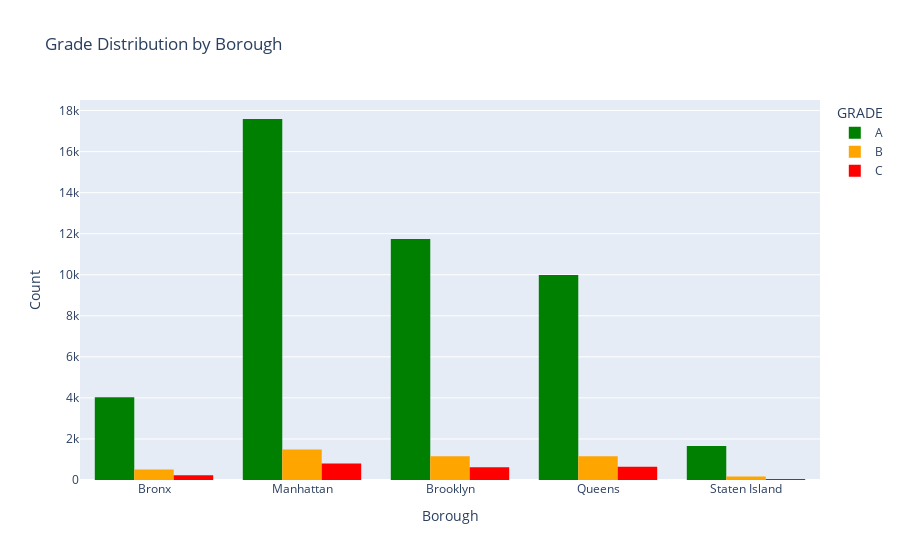

This figure's notebook cell:
### Code cell
# Grade by borough
fig = px.histogram(df, x='BORO', color='GRADE',
                   title='Grade Distribution by Borough',
                   barmode='group',
                   color_discrete_map={'A': 'green', 'B': 'orange', 'C': 'red'})
fig.update_layout(xaxis_title='Borough', yaxis_title='Count')
fig.show()

### Figure 1 — Plotly figure (JSON) as saved in the notebook; plotly's stock layout.template omitted (floating-point values rounded to 4 significant figures; data arrays with more than 128 entries replaced by an {"elided": "..."} marker saying what was removed)
{"data": [{"alignmentgroup": "True", "bingroup": "x", "hovertemplate": "GRADE=A<br>BORO=%{x}<br>count=%{y}<extra></extra>", "legendgroup": "A", "marker": {"color": "green", "pattern": {"shape": ""}}, "name": "A", "offsetgroup": "A", "orientation": "v", "showlegend": true, "type": "histogram", "x": {"elided": "45013 str values"}, "xaxis": "x", "yaxis": "y"}, {"alignmentgroup": "True", "bingroup": "x", "hovertemplate": "GRADE=B<br>BORO=%{x}<br>count=%{y}<extra></extra>", "legendgroup": "B", "marker": {"color": "orange", "pattern": {"shape": ""}}, "name": "B", "offsetgroup": "B", "orientation": "v", "showlegend": true, "type": "histogram", "x": {"elided": "4475 str values"}, "xaxis": "x", "yaxis": "y"}, {"alignmentgroup": "True", "bingroup": "x", "hovertemplate": "GRADE=C<br>BORO=%{x}<br>count=%{y}<extra></extra>", "legendgroup": "C", "marker": {"color": "red", "pattern": {"shape": ""}}, "name": "C", "offsetgroup": "C", "orientation": "v", "showlegend": true, "type": "histogram", "x": {"elided": "2351 str values"}, "xaxis": "x", "yaxis": "y"}], "layout": {"barmode": "group", "legend": {"title": {"text": "GRADE"}, "tracegroupgap": 0}, "title": {"text": "Grade Distribution by Borough"}, "xaxis": {"anchor": "y", "domain": [0, 1], "title": {"text": "Borough"}}, "yaxis": {"anchor": "x", "domain": [0, 1], "title": {"text": "Count"}}}}
